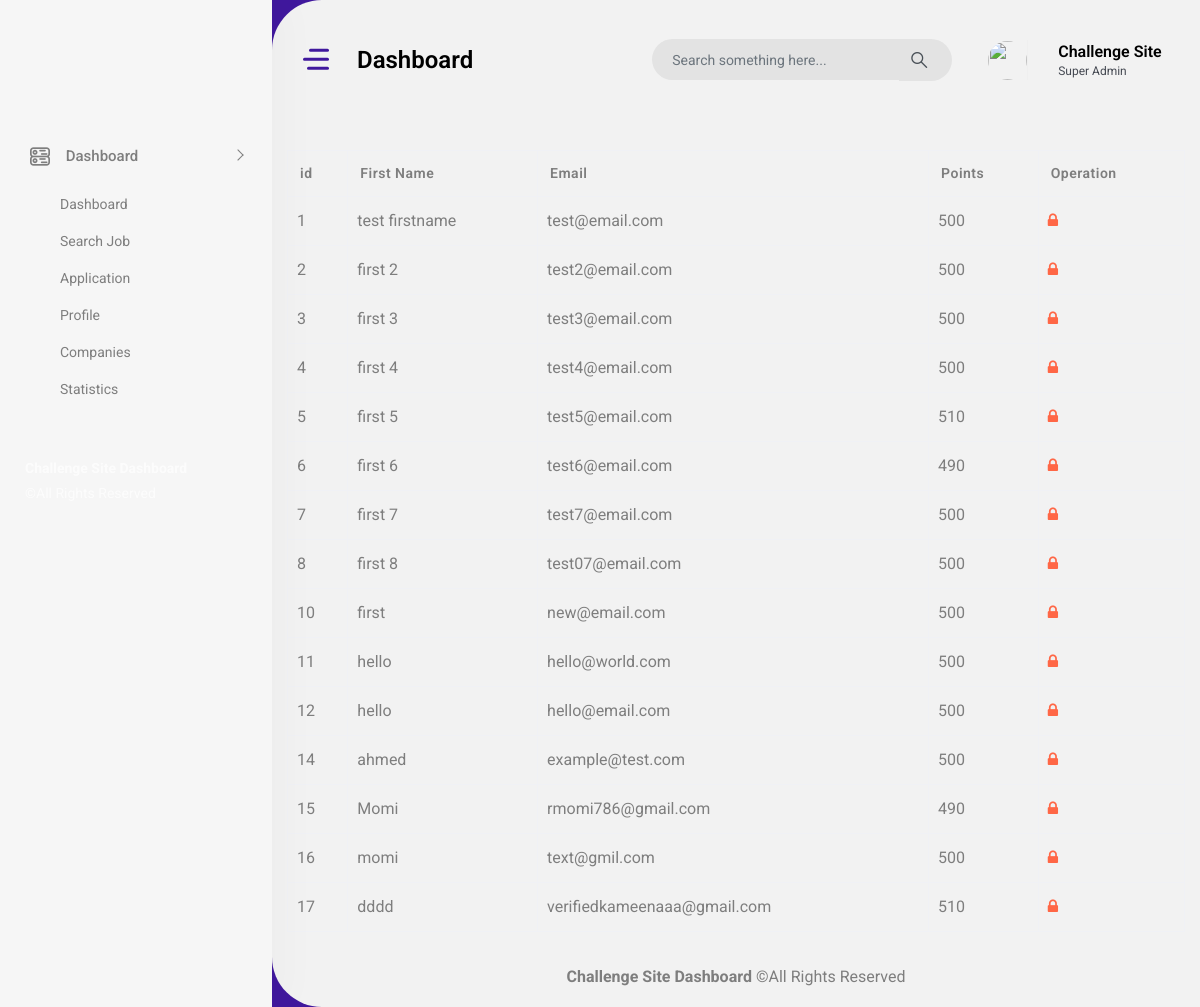
Screenshot of /admin/home/users.php (signed in) with the database file from the repository.
### tables this page shows
CREATE TABLE `users` (
  `id` int(11) NOT NULL,
  `username` varchar(255) NOT NULL,
  `first_name` varchar(255) NOT NULL,
  `last_name` varchar(255) NOT NULL,
  `email` varchar(255) NOT NULL,
  `user_password` varchar(255) NOT NULL,
  `balance` decimal(65,30) UNSIGNED NOT NULL DEFAULT 0.000000000000000000000000000000,
  `skill_points` int(11) NOT NULL
);

### admin/home/users.php (the view)
<?php
    include '../inc/header.php';
?>
        <div class="content-body">
			<div class="container-fluid">
				<div class="row">
                    <table id="example" class="table table-bordered ">
                        <thead>
                            <tr>
                                <th>id</th>
                                <th>First Name</th>
                                <th>Email</th>
                                <th>Points</th>
                                <th>Operation</th>
                            </tr>
                        </thead>
                        <tbody>
                            <?php
                                $query = "SELECT * from users";
                                $result = mysqli_query($conn,$query);
                                $count = mysqli_num_rows($result);
                                for ($i=0; $i < $count ; $i++) {
                                    $data = mysqli_fetch_assoc($result);
                            ?>
                                <tr>
                                    <td><?= $data['id']?></td>
                                    <td><?= $data['first_name']?></td>
                                    <td><?= $data['email']?></td>
                                    <td><?= $data['skill_points']?></td>
                                    <td>
                                        <a href=""><i class="fa fa-lock text-danger"></i></a>
                                    </td>
                                </tr>
                            <?php
                                }
                            ?>
                        </tbody>
                    </table>
                </div>
            </div>
        </div>
<?php
    include '../inc/footer.php';
?>

### rows the page displays
users: id "1", first_name "test firstname", email "test@email.com", skill_points "500"
users: id "2", first_name "first 2", email "test2@email.com", skill_points "500"
users: id "3", first_name "first 3", email "test3@email.com", skill_points "500"
users: id "4", first_name "first 4", email "test4@email.com", skill_points "500"
users: id "5", first_name "first 5", email "test5@email.com", skill_points "510"
users: id "6", first_name "first 6", email "test6@email.com", skill_points "490"
users: id "7", first_name "first 7", email "test7@email.com", skill_points "500"
users: id "8", first_name "first 8", email "test07@email.com", skill_points "500"
users: id "10", first_name "first", email "new@email.com", skill_points "500"
users: id "11", first_name "hello", email "hello@world.com", skill_points "500"
users: id "12", first_name "hello", email "hello@email.com", skill_points "500"
users: id "14", first_name "ahmed", email "example@test.com", skill_points "500"
users: id "15", first_name "Momi", email "rmomi786@gmail.com", skill_points "490"
users: id "16", first_name "momi", email "text@gmil.com", skill_points "500"
users: id "17", first_name "dddd", email "verifiedkameenaaa@gmail.com", skill_points "510"
